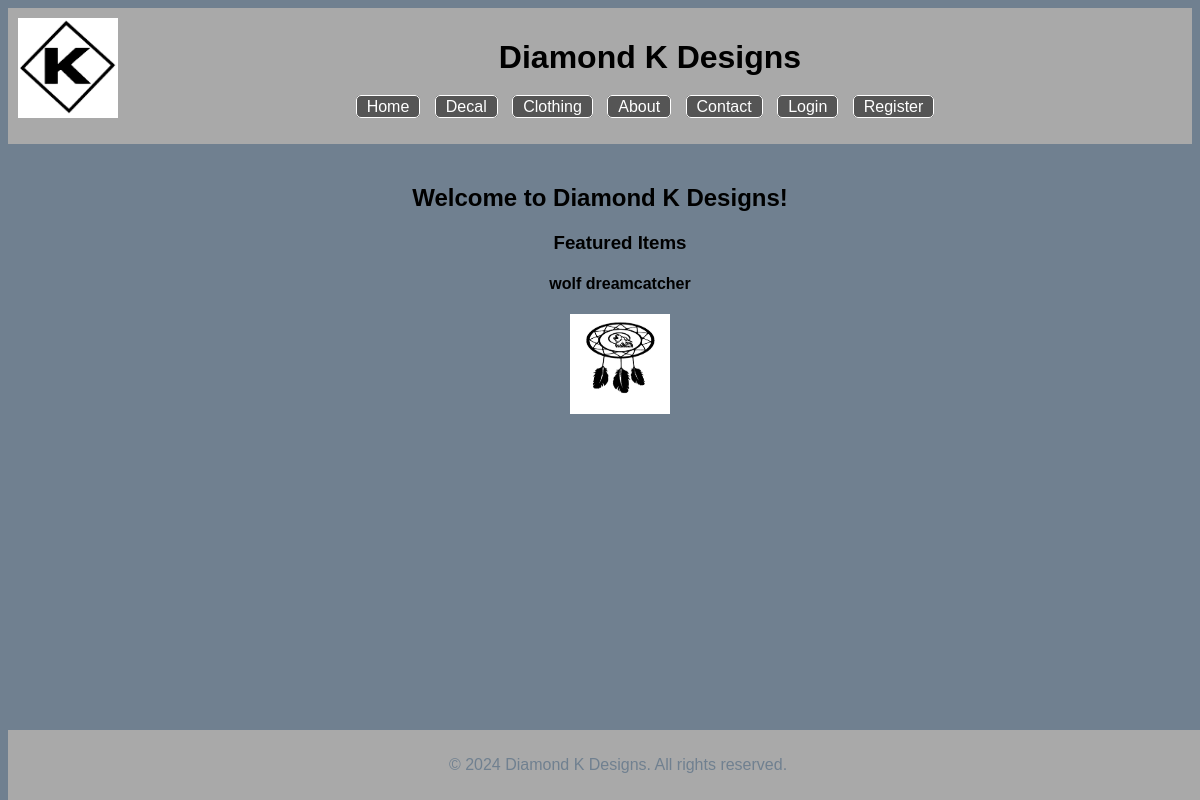
The page / on the database its author committed.
### home/models.py (models this page shows, shortened)
class FeaturedItem(models.Model):
    title = models.CharField(max_length=100)
    image = models.ImageField(upload_to='featured_items', default='featured_items/DiamondK.jpg')

### home/views.py (the view)
# urls.py: 2. Add a URL to urlpatterns:  path('', views.home, name='home')
def home(request):
    featured_items = FeaturedItem.objects.all()
    context = {'featured_items': featured_items}
    return render(request, 'home.html', context)

### home/templates/home.html (shortened to what this page needs)
{% extends 'base.html' %}
{% load static %}
{% block content %}
  <h2>Welcome to Diamond K Designs!</h2>
  {% if featured_items %}
    <ul><h3>Featured Items</h3>
      {% for item in featured_items %}
        <li>
          <h4>{{ item.title }}</h4>
          <img src="{% static 'featured_items/' %}{{ item.image }}" alt="{{ item.title }}">
        </li>
      {% endfor %}
    </ul>
  {% else %}
    <p></p>
  {% endif %}
  <link rel="stylesheet" type="text/css" href="{% static 'css/home.css' %}">
{% endblock %}

### diamondkdesigns/static/css/base.css (style rules this page uses)
body { font-family: 'Arial', sans-serif; }

### home/static/css/home.css (style rules this page uses)
* { background-color: slategray; }
body { font-family: 'Arial', sans-serif; }
h2 { text-align: center; }
img { height: 100px; width: 100px; }
ul { list-style-type: none; text-align: center; font-weight: 500; }
ul li { list-style-type: none; text-align: center; }

### rows shown on the page
FeaturedItem: title "wolf dreamcatcher", image (picture)
